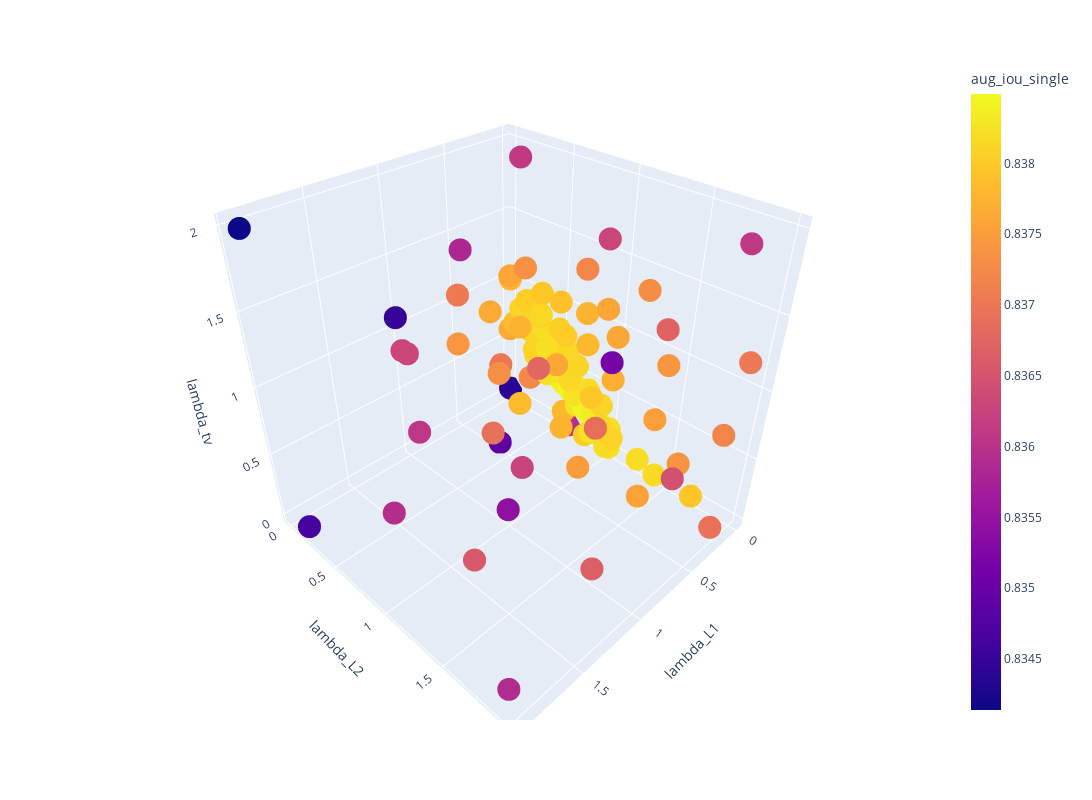

Here is the notebook cell this chart was saved with:
### Code cell
fig = px.scatter_3d(df, x='lambda_L1', y='lambda_L2', z='lambda_tv',
              color='aug_iou_single', width=1200, height=800)
fig.show()

### Figure 1 — Plotly figure (JSON) as saved in the notebook; plotly's stock layout.template omitted (floating-point values rounded to 4 significant figures; data arrays with more than 128 entries replaced by an {"elided": "..."} marker saying what was removed)
{"data": [{"hovertemplate": "lambda_L1=%{x}<br>lambda_L2=%{y}<br>lambda_tv=%{z}<br>aug_iou_single=%{marker.color}<extra></extra>", "legendgroup": "", "marker": {"color": {"elided": "135 float values"}, "coloraxis": "coloraxis", "symbol": "circle"}, "mode": "markers", "name": "", "scene": "scene", "showlegend": false, "type": "scatter3d", "x": {"elided": "135 float values"}, "y": {"elided": "135 float values"}, "z": {"elided": "135 float values"}}], "layout": {"coloraxis": {"colorbar": {"title": {"text": "aug_iou_single"}}, "colorscale": [[0, "#0d0887"], [0.1111, "#46039f"], [0.2222, "#7201a8"], [0.3333, "#9c179e"], [0.4444, "#bd3786"], [0.5556, "#d8576b"], [0.6667, "#ed7953"], [0.7778, "#fb9f3a"], [0.8889, "#fdca26"], [1, "#f0f921"]]}, "height": 800, "legend": {"tracegroupgap": 0}, "margin": {"t": 60}, "scene": {"domain": {"x": [0, 1], "y": [0, 1]}, "xaxis": {"title": {"text": "lambda_L1"}}, "yaxis": {"title": {"text": "lambda_L2"}}, "zaxis": {"title": {"text": "lambda_tv"}}}, "width": 1200}}
